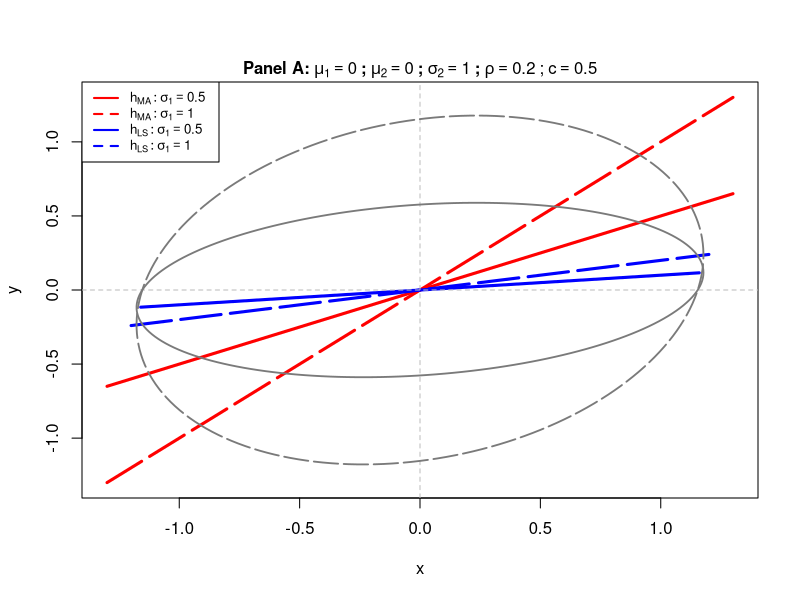
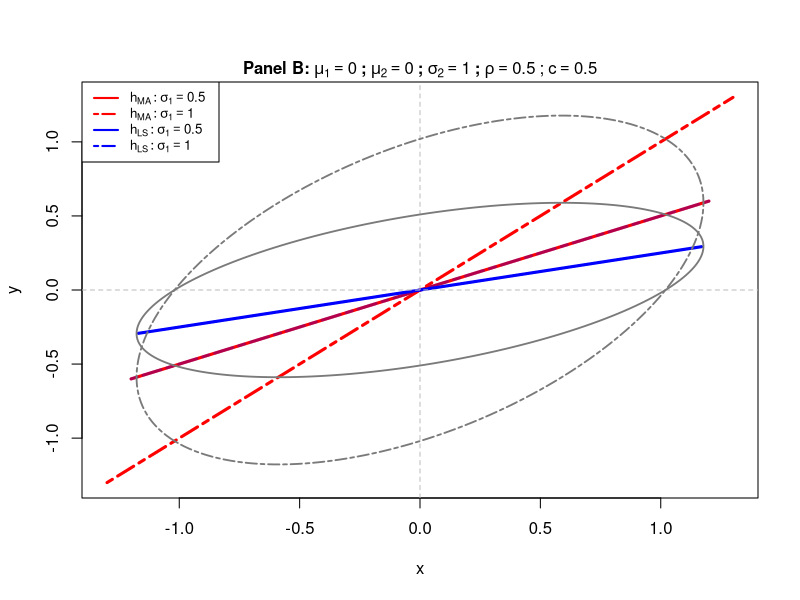
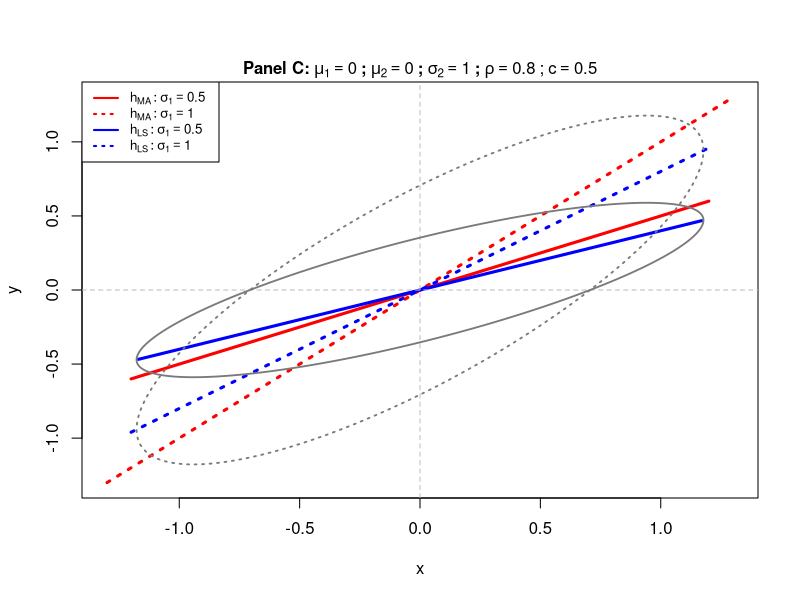
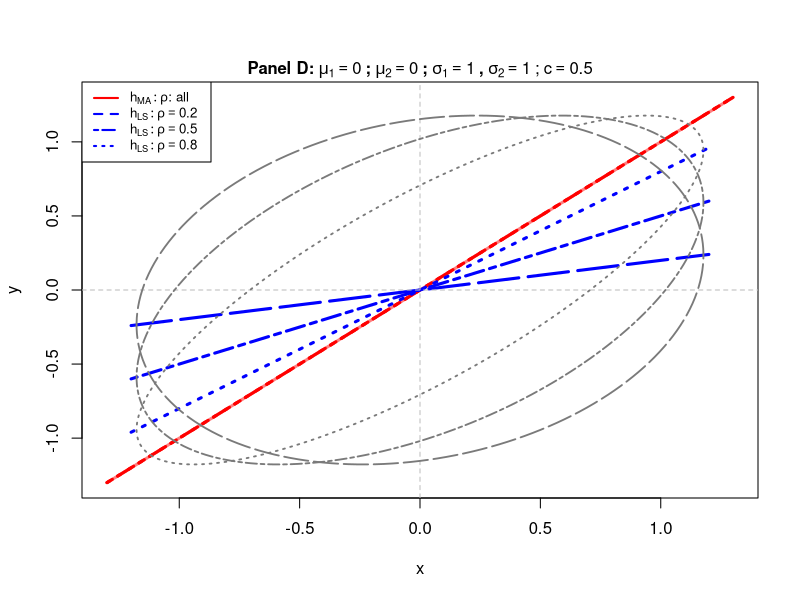

Write R code to recreate these figures, in order.
##########################################################
# Figure 4.1: Illustration for the General Case
##########################################################
library(MASS)
library(mvtnorm)
library(mnormt)
library(mixtools)

n <- 1000

#-------------------------------------------------------------------------------
# Panel A
#-------------------------------------------------------------------------------
rho_A = 0.2
mu_A = c(0, 0)
sigma1_A = c(1, 0.5)
sigma2_A = 1
Sigma12_1_A = sigma1_A[1] * sigma2_A * rho_A
Sigma12_2_A = sigma1_A[2] * sigma2_A * rho_A

VarCov1_A <- matrix(c(sigma2_A, Sigma12_1_A, Sigma12_1_A, sigma1_A[1]^2), nrow = 2) 
VarCov2_A <- matrix(c(sigma2_A, Sigma12_2_A, Sigma12_2_A, sigma1_A[2]^2), nrow = 2)

data_A <- rmvnorm(n, mu = mu_A, sigma = VarCov1_A)
Y <- data_A[, 1]  
X <- data_A[, -1]
data_A <- data.frame(X,Y)

# sigma1 = 1
beta0_LS1_A <- mu_A[1] - rho_A * (sigma1_A[1]/sigma2_A) * mu_A[2]
beta1_LS1_A <- rho_A * (sigma1_A[1]/sigma2_A)
beta0_MA1_A <- mu_A[1] - sign(rho_A) * (sigma1_A[1]/sigma2_A) * mu_A[2]
beta1_MA1_A <- sign(rho_A) * (sigma1_A[1]/sigma2_A)

# sigma1 = 0.5
beta0_LS2_A <- mu_A[1] - rho_A * (sigma1_A[2]/sigma2_A) * mu_A[2]
beta1_LS2_A <- rho_A * (sigma1_A[2]/sigma2_A)
beta0_MA2_A <- mu_A[1] - sign(rho_A) * (sigma1_A[2]/sigma2_A) * mu_A[2]
beta1_MA2_A <- sign(rho_A) * (sigma1_A[2]/sigma2_A)


plot(data_A$X, data_A$Y, col = "white", pch=1, xlab = "x", ylab = "y", cex = 0.6,xlim=c(-1.3,1.3), ylim=c(-1.3,1.3))
mtext(text=bquote(bold("Panel A:"~mu[1]==0~";"~mu[2]==0~";"~sigma[2]==1~";"~rho == 0.2)~";"~c == 0.5), 
      side = 3)
# MALP
#abline(a=beta0_MA1, b=beta1_MA1, lty = "D3", lwd = 3, col = "red")
segments(-1.3, beta0_MA1_A+beta1_MA1_A*-1.3, 1.3, beta0_MA1_A+beta1_MA1_A*1.3, lty = "D3", lwd = 3, col = "red")
#abline(a=beta0_MA1, b=beta1_MA1, lty = 1, lwd = 3, col = "black")
segments(-1.3, beta0_MA2_A+beta1_MA2_A*-1.3, 1.3, beta0_MA2_A+beta1_MA2_A*1.3, lty = 1, lwd = 3, col = "red")

# LSLP
#abline(a=beta0_LS1, b=beta1_LS1, lty = "D3", lwd = 3, col = "blue")
segments(-1.2, beta0_LS1_A+beta1_LS1_A*-1.2, 1.2, beta0_LS1_A+beta1_LS1_A*1.2, lty = "D3", lwd = 3, col = "blue")
#abline(a=beta0_LS2, b=beta1_LS2, lty = 1, lwd = 3, col = "blue")
segments(-1.16, beta0_LS2_A+beta1_LS2_A*-1.16, 1.16, beta0_LS2_A+beta1_LS2_A*1.16, lty = 1, lwd = 3, col = "blue")

# Ref line
abline(h=0, v=0, lty = 2, col = "gray")

# Contour curves
ellipse(mu=mu_A, sigma=VarCov1_A, alpha = 0.5, npoints = 200, col="gray48", 
        lwd = 1.8, lty = "D3") 
ellipse(mu=mu_A, sigma=VarCov2_A, alpha = 0.5, npoints = 200, col="gray48", 
        lwd = 1.8)
legend("topleft", c(expression(paste(h[MA]: sigma[1]==0.5,"  ")), 
                    expression(paste(h[MA]: sigma[1]==1,"  ")),
                    expression(paste(h[LS]: sigma[1]==0.5,"  ")),
                    expression(paste(h[LS]: sigma[1]==1,"  "))),
       lty = c(1,2,1,2), lwd=c(2,2,2,2), col = c("red", "red", "blue", "blue"), cex=0.8)


#-------------------------------------------------------------------------------
# Panel B
#-------------------------------------------------------------------------------
rho_B = 0.5
mu_B = c(0, 0)
sigma1_B = c(1, 0.5)
sigma2_B = 1
Sigma12_1_B = sigma1_B[1] * sigma2_B * rho_B
Sigma12_2_B = sigma1_B[2] * sigma2_B * rho_B

VarCov1_B <- matrix(c(sigma2_B, Sigma12_1_B, Sigma12_1_B, sigma1_B[1]^2), nrow = 2) 
VarCov2_B <- matrix(c(sigma2_B, Sigma12_2_B, Sigma12_2_B, sigma1_B[2]^2), nrow = 2)

data_B <- rmvnorm(n, mu = mu_B, sigma = VarCov1_B)
Y <- data_B[, 1]  
X <- data_B[, -1]
data_B <- data.frame(X,Y)

# sigma1 = 1
beta0_LS1_B <- mu_B[1] - rho_B * (sigma1_B[1]/sigma2_B) * mu_B[2]
beta1_LS1_B <- rho_B * (sigma1_B[1]/sigma2_B)
beta0_MA1_B <- mu_B[1] - sign(rho_B) * (sigma1_B[1]/sigma2_B) * mu_B[2]
beta1_MA1_B <- sign(rho_B) * (sigma1_B[1]/sigma2_B)

# sigma1 = 0.5
beta0_LS2_B <- mu_B[1] - rho_B * (sigma1_B[2]/sigma2_B) * mu_B[2]
beta1_LS2_B <- rho_B * (sigma1_B[2]/sigma2_B)
beta0_MA2_B <- mu_B[1] - sign(rho_B) * (sigma1_B[2]/sigma2_B) * mu_B[2]
beta1_MA2_B <- sign(rho_B) * (sigma1_B[2]/sigma2_B)


plot(data_B$X, data_B$Y, col = "white", pch=1, xlab = "x", ylab = "y", cex = 0.6,xlim=c(-1.3,1.3), ylim=c(-1.3,1.3))
mtext(text=bquote(bold("Panel B:"~mu[1]==0~";"~mu[2]==0~";"~sigma[2]==1~";"~rho == 0.5)~";"~c == 0.5), 
      side = 3)
# MALP
segments(-1.3, beta0_MA1_B+beta1_MA1_B*-1.3, 1.3, beta0_MA1_B+beta1_MA1_B*1.3, lty = 6, lwd = 3, col = "red")
segments(-1.2, beta0_MA2_B+beta1_MA2_B*-1.2, 1.2, beta0_MA2_B+beta1_MA2_B*1.2, lty = 1, lwd = 3, col = "red")

# LSLP
segments(-1.2, beta0_LS1_B+beta1_LS1_B*-1.2, 1.2, beta0_LS1_B+beta1_LS1_B*1.2, lty = 6, lwd = 3, col = rgb(red = 0, green = 0, blue = 1, alpha = 0.3))
segments(-1.17, beta0_LS2_B+beta1_LS2_B*-1.17, 1.17, beta0_LS2_B+beta1_LS2_B*1.17, lty = 1, lwd = 3, col = "blue")

# Ref line
abline(h=0, v=0, lty = 2, col = "gray")

# Contour curves
ellipse(mu=mu_B, sigma=VarCov1_B, alpha = 0.5, npoints = 200, col="gray48", 
        lwd = 1.8, lty = 6) 
ellipse(mu=mu_B, sigma=VarCov2_B, alpha = 0.5, npoints = 200, col="gray48", 
        lwd = 1.8)
legend("topleft", c(expression(paste(h[MA]: sigma[1]==0.5,"  ")), 
                    expression(paste(h[MA]: sigma[1]==1,"  ")),
                    expression(paste(h[LS]: sigma[1]==0.5,"  ")),
                    expression(paste(h[LS]: sigma[1]==1,"  "))),
       lty = c(1,6,1,6), lwd=c(2,2,2,2), col = c("red", "red", "blue", "blue"), cex=0.8)


#-------------------------------------------------------------------------------
# Panel C
#-------------------------------------------------------------------------------
rho_C = 0.8
mu_C = c(0, 0)
sigma1_C = c(1, 0.5)
sigma2_C = 1
Sigma12_1_C = sigma1_C[1] * sigma2_C * rho_C
Sigma12_2_C = sigma1_C[2] * sigma2_C * rho_C

VarCov1_C <- matrix(c(sigma2_C, Sigma12_1_C, Sigma12_1_C, sigma1_C[1]^2), nrow = 2) 
VarCov2_C <- matrix(c(sigma2_C, Sigma12_2_C, Sigma12_2_C, sigma1_C[2]^2), nrow = 2)

data_C <- rmvnorm(n, mu = mu_C, sigma = VarCov1_C)
Y <- data_C[, 1]  
X <- data_C[, -1]
data_C <- data.frame(X,Y)

# sigma1 = 1
beta0_LS1_C <- mu_C[1] - rho_C * (sigma1_C[1]/sigma2_C) * mu_C[2]
beta1_LS1_C <- rho_C * (sigma1_C[1]/sigma2_C)
beta0_MA1_C <- mu_C[1] - sign(rho_C) * (sigma1_C[1]/sigma2_C) * mu_C[2]
beta1_MA1_C <- sign(rho_C) * (sigma1_C[1]/sigma2_C)

# sigma1 = 0.5
beta0_LS2_C <- mu_C[1] - rho_C * (sigma1_C[2]/sigma2_C) * mu_C[2]
beta1_LS2_C <- rho_C * (sigma1_C[2]/sigma2_C)
beta0_MA2_C <- mu_C[1] - sign(rho_C) * (sigma1_C[2]/sigma2_C) * mu_C[2]
beta1_MA2_C <- sign(rho_C) * (sigma1_C[2]/sigma2_C)


plot(data_C$X, data_C$Y, col = "white", pch=1, xlab = "x", ylab = "y", cex = 0.6,xlim=c(-1.3,1.3), ylim=c(-1.3,1.3))
mtext(text=bquote(bold("Panel C:"~mu[1]==0~";"~mu[2]==0~";"~sigma[2]==1~";"~rho == 0.8)~";"~c == 0.5), 
      side = 3)
# MALP
segments(-1.3, beta0_MA1_C+beta1_MA1_C*-1.3, 1.3, beta0_MA1_C+beta1_MA1_C*1.3, lty = 3, lwd = 3, col = "red")
segments(-1.2, beta0_MA2_C+beta1_MA2_C*-1.2, 1.2, beta0_MA2_C+beta1_MA2_C*1.2, lty = 1, lwd = 3, col = "red")

# LSLP
segments(-1.2, beta0_LS1_C+beta1_LS1_C*-1.2, 1.2, beta0_LS1_C+beta1_LS1_C*1.2, lty = 3, lwd = 3, col = "blue")
segments(-1.17, beta0_LS2_C+beta1_LS2_C*-1.17, 1.17, beta0_LS2_C+beta1_LS2_C*1.17, lty = 1, lwd = 3, col = "blue")

# Ref line
abline(h=0, v=0, lty = 2, col = "gray")

# Contour curves
ellipse(mu=mu_C, sigma=VarCov1_C, alpha = 0.5, npoints = 200, col="gray48", 
        lwd = 1.8, lty = 3) 
ellipse(mu=mu_C, sigma=VarCov2_C, alpha = 0.5, npoints = 200, col="gray48", 
        lwd = 1.8)
legend("topleft", c(expression(paste(h[MA]: sigma[1]==0.5,"  ")), 
                    expression(paste(h[MA]: sigma[1]==1,"  ")),
                    expression(paste(h[LS]: sigma[1]==0.5,"  ")),
                    expression(paste(h[LS]: sigma[1]==1,"  "))),
       lty = c(1,3,1,3), lwd=c(2,2,2,2), col = c("red", "red", "blue", "blue"), cex=0.8)


#-------------------------------------------------------------------------------
# Panel D
#-------------------------------------------------------------------------------
rho_D = c(0.2, 0.5, 0.8)
mu_D = c(0, 0)
sigma1_D = 1
sigma2_D = 1
Sigma12_1_D1 = sigma1_D * sigma2_D * rho_D[1]
Sigma12_2_D1 = sigma1_D * sigma2_D * rho_D[1]

Sigma12_1_D2 = sigma1_D * sigma2_D * rho_D[2]
Sigma12_2_D2 = sigma1_D * sigma2_D * rho_D[2]

Sigma12_1_D3 = sigma1_D * sigma2_D * rho_D[3]
Sigma12_2_D3 = sigma1_D * sigma2_D * rho_D[3]

VarCov1_D <- matrix(c(sigma2_D, Sigma12_1_D1, Sigma12_1_D1, sigma1_D^2), nrow = 2) 
VarCov2_D <- matrix(c(sigma2_D, Sigma12_1_D2, Sigma12_1_D2, sigma1_D^2), nrow = 2) 
VarCov3_D <- matrix(c(sigma2_D, Sigma12_1_D3, Sigma12_1_D3, sigma1_D^2), nrow = 2) 


data_D <- rmvnorm(n, mu = mu_D, sigma = VarCov1_D)
Y <- data_D[, 1]  
X <- data_D[, -1]
data_D <- data.frame(X,Y)

# rho = 0.2
beta0_LS_D1 <- mu_D[1] - rho_D[1] * (sigma1_D/sigma2_D) * mu_D[2]
beta1_LS_D1 <- rho_D[1] * (sigma1_D/sigma2_D)
beta0_MA_D1 <- mu_D[1] - sign(rho_D[1]) * (sigma1_D/sigma2_D) * mu_D[2]
beta1_MA_D1 <- sign(rho_D[1]) * (sigma1_D/sigma2_D)

# rho = 0.5
beta0_LS_D2 <- mu_D[1] - rho_D[2] * (sigma1_D/sigma2_D) * mu_D[2]
beta1_LS_D2 <- rho_D[2] * (sigma1_D/sigma2_D)
beta0_MA_D2 <- mu_D[1] - sign(rho_D[2]) * (sigma1_D/sigma2_D) * mu_D[2]
beta1_MA_D2 <- sign(rho_D[2]) * (sigma1_D/sigma2_D)

# rho = 0.8
beta0_LS_D3 <- mu_D[1] - rho_D[3] * (sigma1_D/sigma2_D) * mu_D[2]
beta1_LS_D3 <- rho_D[3] * (sigma1_D/sigma2_D)
beta0_MA_D3 <- mu_D[1] - sign(rho_D[3]) * (sigma1_D/sigma2_D) * mu_D[2]
beta1_MA_D3 <- sign(rho_D[3]) * (sigma1_D/sigma2_D)


plot(data_D$X, data_D$Y, col = "white", pch=1, xlab = "x", ylab = "y", cex = 0.6,xlim=c(-1.3,1.3), ylim=c(-1.3,1.3))
mtext(text=bquote(bold("Panel D:"~mu[1]==0~";"~mu[2]==0~";"~sigma[1]==1~","~sigma[2]==1)~";"~c == 0.5), 
      side = 3)
# MALP
segments(-1.3, beta0_MA_D1+beta1_MA_D1*-1.3, 1.3, beta0_MA_D1+beta1_MA_D1*1.3, lty = 1, lwd = 3, col = rgb(red = 1, green = 0, blue = 0, alpha = 0.5))
segments(-1.3, beta0_MA_D2+beta1_MA_D2*-1.3, 1.3, beta0_MA_D2+beta1_MA_D2*1.3, lty = 6, lwd = 3, col = "red")
segments(-1.3, beta0_MA_D3+beta1_MA_D3*-1.3, 1.3, beta0_MA_D3+beta1_MA_D3*1.3, lty = 3, lwd = 3, col = "red")

#LSLP
segments(-1.2, beta0_LS_D1+beta1_LS_D1*-1.2, 1.2, beta0_LS_D1+beta1_LS_D1*1.2, lty = "D3", lwd = 3, col = "blue")
segments(-1.2, beta0_LS_D2+beta1_LS_D2*-1.2, 1.2, beta0_LS_D2+beta1_LS_D2*1.2, lty = 6, lwd = 3, col = "blue")
segments(-1.2, beta0_LS_D3+beta1_LS_D3*-1.2, 1.2, beta0_LS_D3+beta1_LS_D3*1.2, lty = 3, lwd = 3, col = "blue")


abline(h=0, v=0, lty = 2, col = "gray")
# Contour curves
ellipse(mu=mu_D, sigma=VarCov1_D, alpha = 0.5, npoints = 200, col="gray48", 
        lwd = 1.8, lty = "D3") 
ellipse(mu=mu_D, sigma=VarCov2_D, alpha = 0.5, npoints = 200, col="gray48", 
        lwd = 1.8, lty = 6) 
ellipse(mu=mu_D, sigma=VarCov3_D, alpha = 0.5, npoints = 200, col="gray48", 
        lwd = 1.8, lty = 3) 

legend("topleft", c(expression(paste(h[MA]: rho,": all")), 
                    expression(paste(h[LS]: rho==0.2,"  ")),
                    expression(paste(h[LS]: rho==0.5,"  ")),
                    expression(paste(h[LS]: rho==0.8,"  "))),
       lty = c(1,2,6,3), lwd=c(2,2,2,2), col = c("red", "blue", "blue", "blue"), cex=0.8)
